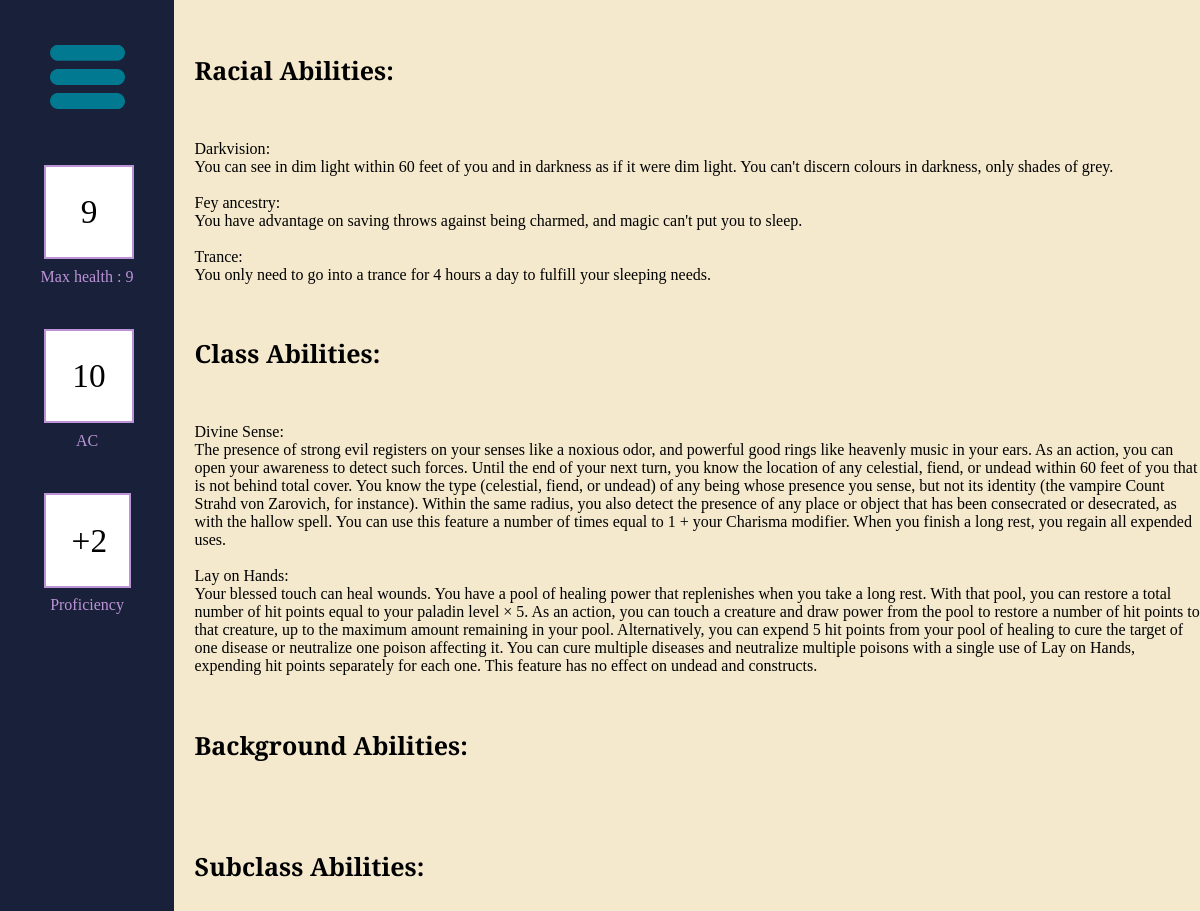
The page /character_abilities/42 (signed in) on the database its author committed.
### tables this page shows
CREATE TABLE Ability (Ability_Id INTEGER PRIMARY KEY AUTOINCREMENT, Name Text, Description Text);

### routes.py (the view, shortened to what this page needs)
@app.route('/character_abilities/<id>')
def character_abilities(id):
    conn = sqlite3.connect(db)
    cur = conn.cursor()
    cur.execute('SELECT * FROM Character WHERE Character_Id = ?', (id,))
    character_data = cur.fetchone()
    if character_data is None:
        return redirect("/")
    elif character_data[14] != session['user_id']:
        return redirect("/")
    resetSession()
    feat_names = []
    feat_descriptions = []
    feat_types = ["Race", "Class", "Background", "Subclass"]
    feat_types_parameters = [character_data[2], character_data[3], character_data[5], character_data[13]]
    for i in range(4):
        added = ""
        if i == 1 or i == 3:
            added = f" AND Level <= {character_data[4]}"
        cur.execute(f'SELECT Name,Description FROM Ability WHERE Ability_Id IN (SELECT Ability_Id FROM Ability{feat_types[i]} WHERE {feat_types[i]}_Id = {feat_types_parameters[i]}{added})')
        data = cur.fetchall()
        feat_names.append([i[0] for i in data])
        feat_descriptions.append([i[1] for i in data])
    cur.execute('SELECT Ability_Id,Type FROM AbilityCharacter WHERE Character_Id = ?', (id,))
    data = cur.fetchall()
    other_values = [id, character_data[6], character_data[12], character_data[7], ((character_data[4]-1)//4)+2, character_data[14]]
    return render_template('CharacterAbility.html', other_values=other_values, names=feat_names, descs=feat_descriptions)

### routes.py (called while the page is built)
def resetSession():
    placeholder = session['user_id']
    session.clear()
    collect()
    session['user_id'] = placeholder

### templates/CharacterAbility.html
{% extends 'sheetLayout.html' %}
{% set ability_types = ['Racial','Class','Background','Subclass'] %}
{% block content %}
<div class = "ability_sheet">
    {% for i in range(ability_types|length) %}
        <h1 class = "ability_header">{{ability_types[i]}} Abilities:</h1>
        {% for j in range(names[i]|length) %}
            {{names[i][j]}}:
            {{descs[i][j]}}
        {% endfor %}
    {% endfor %}
</div>
{% endblock %}

### templates/sheetLayout.html (shortened to what this page needs)
<!DOCTYPE html>
<html>
    <head>
        <link rel = 'stylesheet', href = '../static/styles.css'>
    </head>
    <body>
        <div class = 'sheet_container' id="sheet" data-id="{{ other_values[0] }}">
            <div class = 'side_bar'>
                <div>
                    <button class = "dropdown-menu" id="dropdown_button" onclick="toggleDropDown()">
                        <img src = "../static/Menu.png" class = "menu_button">
                    </button>
                </div>
                <div>
                    <input type="number" id="HP" value='{{other_values[2]}}' class="side_input">
                </div>
                Max health : {{other_values[1]}}
                <div>
                    <input type="number" id="AC" value='{{other_values[3]}}' class="side_input">
                </div>
                AC
                <div class = 'side_info'>
                    +{{other_values[4]}}
                </div>
                Proficiency
            </div>
            <div class = 'sheet' data-joe = "Joe">
                {% block content %}{% endblock %}
            </div>
        </div>
    </body>
</html>

### static/styles.css (style rules this page uses)
.side_bar { background-color:#182139; height: 100%; min-width: 100%; overflow: hidden; text-align: center; color: #bd93d8; }
.side_info,.side_input { text-align: center; border: 2px solid #bd93d8; background-color: white; margin:25%; margin-bottom:5%; padding: 15%; font-size: 25pt; color: black; }
.side_input { width: 20%; font-family: "Bree Serif", serif; font-weight: 400; }
.menu_button { width: 100%; }
.dropdown-menu { border: none; cursor: pointer; appearance: none; background-color: inherit; margin:25%; margin-bottom:5%; text-align: center; }
.sheet_container { display: grid; grid-template-columns:14.5% 85.5%; grid-template-rows: 100%; min-height: 100%; font-family: "Bree Serif", serif; font-weight: 400; font-style: normal; }
.sheet { background-color: #f4e9cd; }
body { margin: 0px; height: 70vw; }
.ability_sheet { margin-left: 2%; white-space: pre-line; }
.ability_header { font-size: 25px; }

### rows shown on the page
Ability: Name "Darkvision", Description "You can see in dim light within 60 feet of you and in darkness as if it were dim light. You can't discern colours in darkness, only shades of grey."
Ability: Name "Fey ancestry", Description "You have advantage on saving throws against being charmed, and magic can't put you to sleep."
Ability: Name "Trance", Description "You only need to go into a trance for 4 hours a day to fulfill your sleeping needs."
Ability: Name "Divine Sense", Description "The presence of strong evil registers on your senses like a noxious odor, and powerful good rings like heavenly music in your ears. As an action, you can open your awareness to detect such forces. Until the end of your next turn, you know the location of any celestial, fiend, or undead within 60 feet of you that is not behind total cover. You know the type (celestial, fiend, or undead) of any being whose presence you sense, but not its identity (the vampire Count Strahd von Zarovich, for instance). Within the same radius, you also detect the presence of any place or object that has been consecrated or desecrated, as with the hallow spell. You can use this feature a number of times equal to…"
Ability: Name "Lay on Hands", Description "Your blessed touch can heal wounds. You have a pool of healing power that replenishes when you take a long rest. With that pool, you can restore a total number of hit points equal to your paladin level × 5. As an action, you can touch a creature and draw power from the pool to restore a number of hit points to that creature, up to the maximum amount remaining in your pool. Alternatively, you can expend 5 hit points from your pool of healing to cure the target of one disease or neutralize one poison affecting it. You can cure multiple diseases and neutralize multiple poisons with a single use of Lay on Hands, expending hit points separately for each one. This feature has no effect on undead…"

### other values the page prints
{{ other_values[1] }} "9"
{{ other_values[4] }} "2"
{{ ability_types[i] }} "Racial" "Class" "Background" "Subclass"
